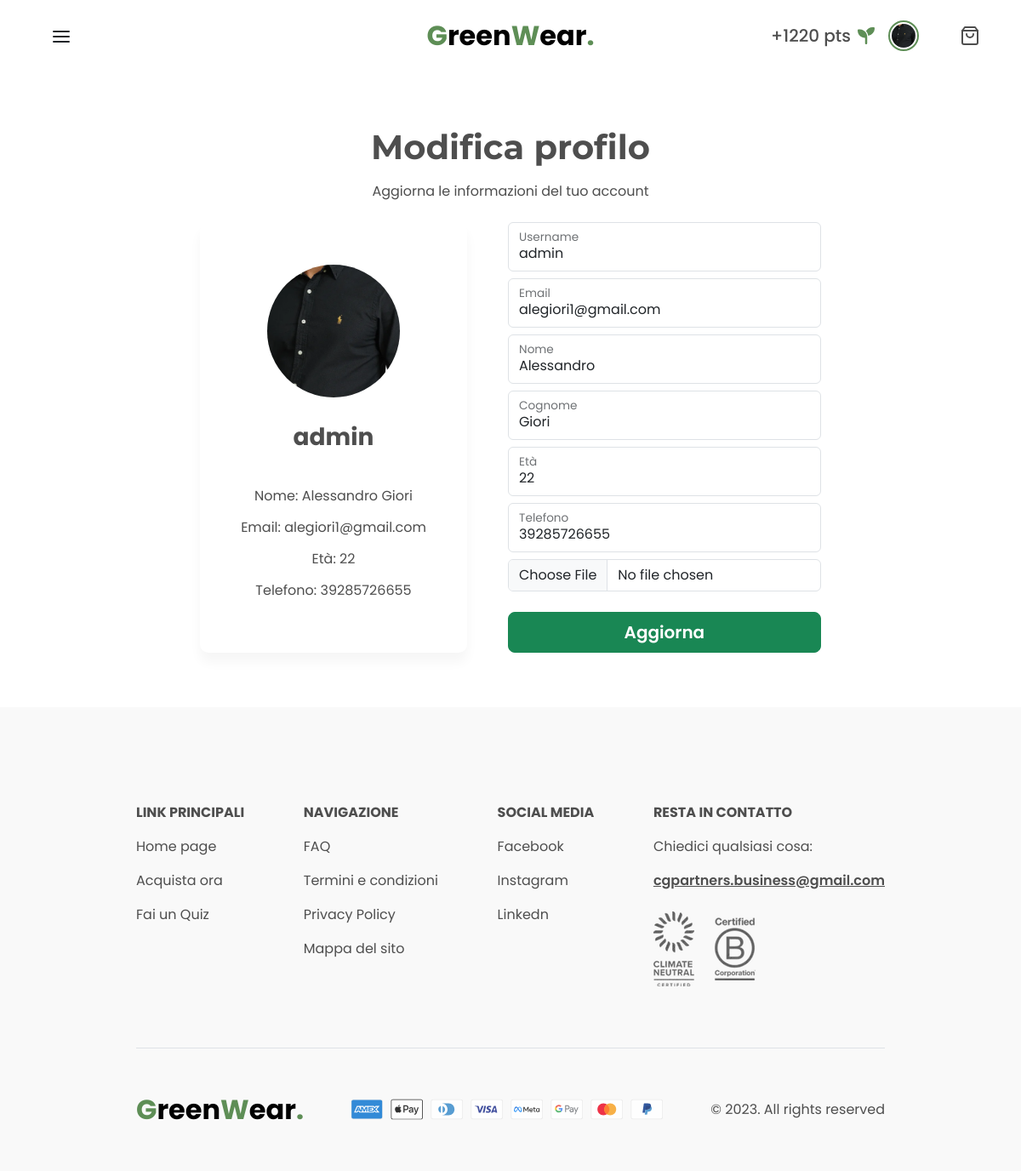
The app's page /account/impostazioni/ (signed in) with its own data.
### accounts/models.py (models this page shows, shortened)
class CustomUser(AbstractUser):
    LEVELS = (
        ("1", "Consapevole Attivista"),
        ("2", "Guardiano dell'Ambiente"),
        ("3", "Ambasciatore Verde"),
        ("4", "Pilastro Ecologico"),
        ("5", "Spirito della Natura"),
    )
    username = models.CharField(max_length=50, unique=True)
    email = models.EmailField(unique=True)
    age = models.PositiveIntegerField(null=True, blank=True)
    profile_picture = models.ImageField(upload_to='profile_pics/', null=True, blank=True)
    phone_number = models.CharField(
        max_length=20,
        validators=[RegexValidator(r'^\+?1?\d{9,15}$', 'Enter a valid phone number.')],
        null=True,
        blank=True
    )
    green_points = models.PositiveIntegerField(default=0)
    level = models.CharField(max_length=1, choices=LEVELS, default='1')
    quiz_lives = models.PositiveIntegerField(default=NUM_LIVES, validators=[MaxValueValidator(NUM_LIVES)])
    discounts = models.ManyToManyField(Discount, blank=True)

### accounts/views.py (the view)
# urls.py: path('impostazioni/', views.profile_settings, name='profile_settings'),
@login_required(login_url='login')
def profile_settings(request):
    if request.method == 'POST':
        form = CustomUserChangeForm(request.POST, request.FILES, instance=request.user)
        if form.is_valid():
            form.save()
            messages.info(request, 'Il profilo è stato aggiornato correttamente')
            return redirect('profile_settings')
    else:
        form = CustomUserChangeForm(instance=request.user)
    context = {
        'form': form,
    }
    return render(request, 'accounts/settings.html', context)

### accounts/forms.py
class CustomUserChangeForm(UserChangeForm):
    class Meta:
        model = CustomUser
        fields = ("username", "first_name", "last_name", "email", "age", "phone_number", "profile_picture")

### cart/models.py (called while the page is built)
    def get_total_items(self):
        return sum(cart_item.quantity for cart_item in self.cartitem_set.all())

### core/context_processors.py (called while the page is built)
def custom_context(request):
    if request.user.is_authenticated:
        user_cart, created = Cart.objects.get_or_create(user=request.user)
        total_items = user_cart.get_total_items()
        wishlist_products = Product.objects.filter(users_wishlist=request.user)
    else:
        total_items = None
        wishlist_products = None
    return {
        'categories': Category.objects.all(),
        'cart_items': total_items,
        'wishlist_products': wishlist_products,
    }

### templates/accounts/settings.html (shortened to what this page needs)
{% extends 'core/base.html' %}
{% load static %}
{% block page_syle %}<link href="{% static 'css/settings.css' %}" rel="stylesheet" />{% endblock page_syle %}
{% block content %}
<main class="m-5">
    <div class="d-flex justify-content-center align-items-center px-3 px-sm-5">
        <div class="login-form d-flex flex-column align-items-center gap-4 p-sm-3">
            <div class="d-flex flex-column align-items-center gap-2">
                <h1 class="fw-bold">Modifica profilo</h1>
                <div class="">Aggiorna le informazioni del tuo account</div>
            </div>
            <div class="d-flex justify-content-center align-self-stretch flex-fill flex-wrap gap-5">
                <div class="account-item d-flex flex-column justify-content-start align-items-center gap-4 p-5">
                    {% if user.profile_picture %}
                    <img class="account-image" src="{{ user.profile_picture.url }}" alt="" />
                    {% else %}
                    <img class="nav-link account-image" src="{% static 'assets/default-user.jpg' %}" alt="">
                    {% endif %}
                    <div class="fs-3 fw-bold">{{ user.username }}</div>
                    <div class="d-flex flex-column align-items-center justify-content-evenly flex-fill">
                        <div class="">Nome: {{ user.first_name }} {{ user.last_name }}</div>
                        <div class="">Email: {{ user.email }}</div>
                        <div class="">Età: {{ user.age }}</div>
                        <div class="">Telefono: {{ user.phone_number }}</div>
                    </div>
                </div>
                <form method="POST" action="{% url 'profile_settings' %}" enctype="multipart/form-data" class="form-login d-flex flex-column align-items-center gap-2">
                    <div class="form-floating">
                        {{ form.username }}
                        <label for="floatingInput">Username</label>
                    </div>
                    <div class="form-floating">
                        {{ form.email }}
                        <label for="floatingPassword">Email</label>
                    </div>
                    <div class="form-floating">
                        {{ form.first_name }}
                        <label for="floatingPassword">Nome</label>
                    </div>
                    <div class="form-floating">
                        {{ form.last_name }}
                        <label for="floatingPassword">Cognome</label>
                    </div>
                    <div class="form-floating">
                        {{ form.age }}
                        <label for="floatingPassword">Età</label>
                    </div>
                    <div class="form-floating">
                        {{ form.phone_number }}
                        <label for="floatingPassword">Telefono</label>
                    </div>
                    <div>
                        <input type="{{ form.profile_picture.field.widget.input_type }}"
                            name="{{ form.profile_picture.name }}"
                            id="{{ form.profile_picture.id }}"
                            value="{{ form.profile_picture.value }}"
                            {% if form.profile_picture.value %}checked{% endif %}>
                    </div>
                    <button class="btn btn-success btn-lg fw-semibold w-100 mt-3" type="submit">Aggiorna</button>
                </form>
            </div>
        </div>
    </div>
</main>
{% endblock content %}

### templates/core/base.html (shortened to what this page needs)
{% load static %}
<!DOCTYPE html>
<html lang="it">
<head>
    <link href="https://cdn.jsdelivr.net/npm/bootstrap@5.3.2/dist/css/bootstrap.min.css" rel="stylesheet"
 />
    <link href="{% static 'css/global.css' %}" rel="stylesheet" />
    {% block page_syle %}{% endblock page_syle %}
</head>
<body>
    <nav class="navbar">
        <div class="d-flex align-items-center justify-content-between gap-2 w-100 px-3 px-sm-5 py-3">
            <button class="menu-button btn" type="button" data-bs-toggle="offcanvas" data-bs-target="#offcanvasNavbar" aria-label="navbar">
                <i data-feather="menu"></i>
            </button>
            <a class="logo" href="{% url 'home' %}">
                <span class="text-green">G</span>reen<span class="text-green">W</span>ear<span class="text-green">.</span>
            </a>
            <div class="d-flex align-items-center gap-3 gap-sm-5">
                <div class="d-none d-md-flex align-items-center gap-3">
                    {% if user.is_authenticated %}
                    <div class="d-flex align-items-center gap-2 ">
                        <div class="points">+{{ user.green_points }} pts</div>
                    </div>
                    {% if user.profile_picture %}
                    <a class="nav-link" href="{% url 'account' %}">
                        <img class="account-icon profile-image" src="{{ user.profile_picture.url }}" alt="" />
                    </a>
                    {% else %}
                    <a class="nav-link" href="{% url 'account' %}">
                        <img class="nav-link account-icon" src="{% static 'assets/default-user.jpg' %}" alt="">
                    </a>
                    {% endif %}
                </div>
                <div class="d-flex align-items-center gap-1">
                    <a class="nav-link" href="{% url 'cart' %}"><i data-feather="shopping-bag"></i></a>
                </div>
                {% else %}
                <a class="nav-link" href="{% url 'account' %}"><i data-feather="user"></i></a>
                <a class="nav-link" href="{% url 'cart' %}"><i data-feather="shopping-bag"></i></a>
                {% endif %}
            </div>
        </div>
    </nav>
    {% block content %}{% endblock content %}
    <footer class="footer">
        <div class="footer-wrapper d-flex flex-column justify-content-center align-items-center gap-5">
            <div class="footer-menu d-flex flex-column flex-lg-row align-items-center align-items-lg-start justify-content-between gap-5 w-100">
                <div class="d-flex flex-column align-items-center align-items-lg-start justify-content-start gap-3">
                    <div class="fw-bold">LINK PRINCIPALI</div>
                    <a href="{% url 'home' %}">Home page</a>
                    <a href="{% url 'shop' %}">Acquista ora</a>
                    <a href="{% url 'home' %}">Fai un Quiz</a>
                </div>
                <div class="d-flex flex-column align-items-center align-items-lg-start justify-content-start gap-3">
                    <div class="fw-bold">NAVIGAZIONE</div>
                    <a href="{% url 'home' %}">FAQ</a>
                    <a href="{% url 'home' %}">Termini e condizioni</a>
                    <a href="{% url 'home' %}">Privacy Policy</a>
                    <a href="{% url 'home' %}">Mappa del sito</a>
                </div>
                <div class="d-flex flex-column align-items-center align-items-lg-start justify-content-start gap-3">
                    <div class="fw-bold">SOCIAL MEDIA</div>
                    <a href="{% url 'home' %}">Facebook</a>
                    <a href="{% url 'home' %}">Instagram</a>
                    <a href="{% url 'home' %}">Linkedn</a>
                </div>
                <div class="d-flex flex-column align-items-center align-items-lg-start justify-content-start gap-3">
                    <div class="fw-bold">RESTA IN CONTATTO</div>
                    <div>Chiedici qualsiasi cosa:</div>
                    <a class="text-decoration-underline fw-semibold" href="mailto:cgpartners.business@gmail.com">cgpartners.business@gmail.com</a>
                    <div class="d-flex align-items-center gap-4 py-2">
                        <img src="{% static "assets/certification1.png" %}" alt="" />
                        <img src="{% static "assets/certification2.png" %}" alt="" />
                    </div>
                </div>
            </div>
            <div class="footer-divisor border-bottom mt-3 w-100"></div>
            <div class="footer-bottom d-flex flex-column flex-lg-row align-items-center justify-content-between  gap-5 w-100">
                <div class="footer-logo">
                    <span class="text-green">G</span>reen<span class="text-green">W</span>ear<span class="text-green">.</span>
                </div>
                <div class="payments">
                    <div class="d-flex flex-wrap align-items-center justify-content-center gap-2">
                        <img src="{% static "assets/pay1.svg" %}" alt="payment logo">
                        <img src="{% static "assets/pay2.svg" %}" alt="payment logo">
                        <img src="{% static "assets/pay3.svg" %}" alt="payment logo">
                        <img src="{% static "assets/pay4.svg" %}" alt="payment logo">
                        <img src="{% static "assets/pay5.svg" %}" alt="payment logo">
                        <img src="{% static "assets/pay6.svg" %}" alt="payment logo">
                        <img src="{% static "assets/pay7.svg" %}" alt="payment logo">
                        <img src="{% static "assets/pay8.svg" %}" alt="payment logo">
                    </div>
                </div>
                <div class="copyright">
                    &copy; <script>document.write(new Date().getFullYear());</script>. All rights reserved
                </div>
            </div>
        </div>
    </footer>
</body>
</html>

### static/css/global.css (style rules this page uses)
:root { --box-shadow: 0px 24px 54px 10px rgba(0, 0, 0, 0.04); --grey-background: #F9F9F9; --head-font: "Montserrat", sans-serif; --body-font: "Poppins", sans-serif; --green: #5E8E56; --text-body: #4E4E4E; --bs-btn-bg: #5E8E56, }
*, *::before, *::after { box-sizing: border-box; font-family: var(--body-font); }
h1, h2, h3, h4, h5, h6 { font-family: var(--head-font) !important; }
html, body { margin: 0px; max-width: 100%; overflow-x: hidden; }
html { scroll-behavior: smooth; }
a { text-decoration: none; }
.text-green { color: var(--green); }
div, p, option, a, span, label { color: var(--text-body); }
.account-icon { width: 2.25rem; height: 2.25rem; }
.account-icon.profile-image { overflow: hidden; border-radius: 50%; width: 2.25rem; height: 2.25rem; object-fit: cover; padding: 1px; border: var(--green) solid 2px; padding: 2px; }
.logo { position: absolute; left: calc(50% - 196.925px/2); font-weight: bold; color: black; font-size: 2rem; }
.nav-link { font-size: 1rem; font-style: normal; font-weight: 400; line-height: 1.3125rem; }
.menu-button.btn { border-width: 0; }
.points { font-weight: 500; font-size: 1.25rem; }
.footer { background-color: var(--grey-background); }
.footer-wrapper { padding-inline: 10rem; padding-top: 7rem; padding-bottom: 3rem; }
.footer-logo { font-weight: bold; color: black; font-size: 2rem; }

### static/css/settings.css (style rules this page uses)
.account-item { box-shadow: 0px 11px 13.5px 0px rgba(0, 0, 0, 0.04); border-radius: 0.625rem; background: #FFF; }
.account-image { overflow: hidden; border-radius: 50%; width: 10rem; height: 10rem; object-fit: cover; padding: 2px; }
.form-login .form-floating { width: 100%; }

### records on screen
CustomUser: green_points "1220", profile_picture (picture), username "admin", first_name "Alessandro", last_name "Giori", email "alegiori1@gmail.com", age "22", phone_number "39285726655"
